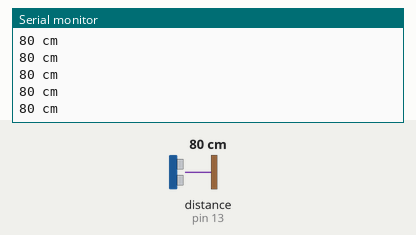
This sketch was run on a simulated Arduino Uno, built with avr-gcc and run on an emulated ATmega328P. Shown: the last lines printed to the serial monitor. Wiring (inferred from the names in the program): ultrasonic range finder: trigger pin 12; echo pin 13. Inputs (shaded band) come from the test bench; at power-on: distance to the obstacle (sensor on pin 13) 80 cm. The echo pulse lasts 58.3 µs per cm.

Above: at 1.2 s.
1.3 s: distance to the obstacle (sensor on pin 13) set to 2 cm
At 1.71 s:
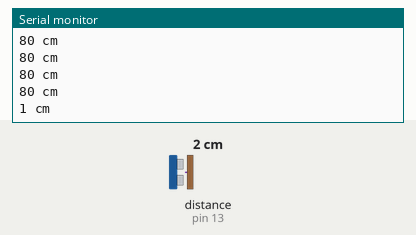
2.8 s: distance to the obstacle (sensor on pin 13) set to 4 cm
At 2.97 s:
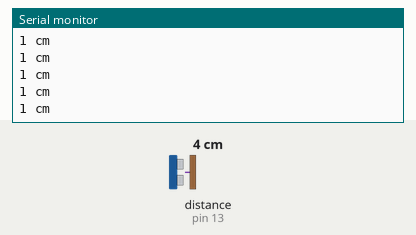
Timing chart, 0 to 5.8 s (numbered marks = the images above; inputs shaded):
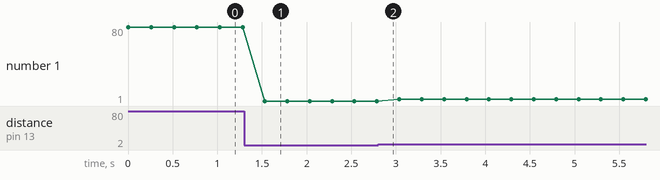

The sketch:

hcsr04.ino
```cpp
#define TRIG_PIN 12
#define ECHO_PIN 13

void setup() {
  // Set the TRIG_PIN as an output
  pinMode(TRIG_PIN, OUTPUT);
  // Set the ECHO_PIN as an input
  pinMode(ECHO_PIN, INPUT);
  Serial.begin(9600);
}

void loop() {
  // Set the TRIG_PIN low for 2 microseconds
  digitalWrite(TRIG_PIN, LOW);
  delayMicroseconds(2);
  // Set the TRIG_PIN high for 10 microseconds
  digitalWrite(TRIG_PIN, HIGH);
  delayMicroseconds(10);
  // Set the TRIG_PIN low again
  digitalWrite(TRIG_PIN, LOW);

  // Read the ECHO_PIN and measure the time it takes for the
  // sound wave to travel to the object and back
  long duration = pulseIn(ECHO_PIN, HIGH);

  // Calculate the distance in centimeters using the speed of sound
  // (340 m/s or 29 microseconds per centimeter)
  long distance = duration / 29 / 2;

  // Print the distance to the serial monitor
  Serial.print(distance);
  Serial.println(" cm");

  // Wait for a brief moment before taking the next measurement
  delay(250);
}
```

Measured:
- after the input at 1.3 s, the serial monitor: prints a new line after 0.23 s (image 1)
- plotted number 1: 80 → 1 after the input at 1.3 s, 1 → 3 after the input at 2.8 s
